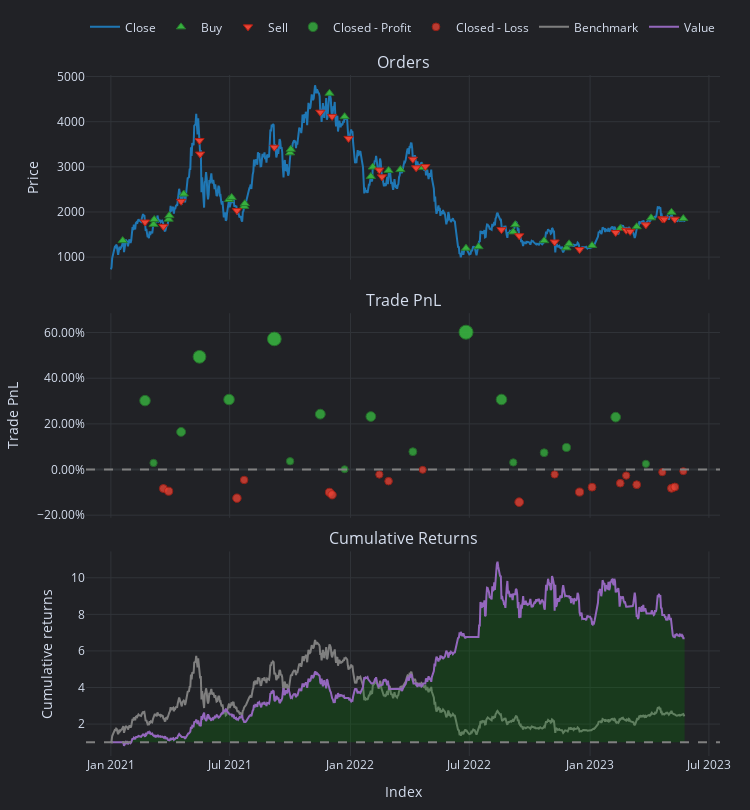

The cell this chart's notebook holds for it:
### Markdown cell above
Same, that makes sense. Feel free to copy the above cell and change it to any of the other factors, just look at pf.stats() to see each of the different metrics you can grab. win rate, calmar, max drawdown, etc. etc. 
In the next cell let's isolate the best max drawdown.

### Code cell
# Show the portfolio backtest simulation
# pf[13,9].plot().show() # you can call the pf object like a dictionary to get the backtest of a specific combination
# The above is the same as 
pf[best_sharpe_combination].plot().show()

### Figure 1 — Plotly figure (JSON) as saved in the notebook; plotly's stock layout.template omitted (floating-point values rounded to 4 significant figures; data arrays with more than 128 entries replaced by an {"elided": "..."} marker saying what was removed)
{"data": [{"legendgroup": "0", "line": {"color": "#1f77b4"}, "mode": "lines", "name": "Close", "showlegend": true, "type": "scatter", "uid": "66d21972-615f-4a13-9e21-793d2bc3968b", "x": {"elided": "875 str values"}, "xaxis": "x", "y": {"elided": "875 float values"}, "yaxis": "y"}, {"customdata": {"elided": "32x9 mixed values"}, "hovertemplate": "<br>Order Id: %{customdata[0]}\n<br>Signal Index: %{customdata[1]}\n<br>Creation Index: %{customdata[2]}\n<br>Fill Index: %{customdata[3]}\n<br>Size: %{customdata[4]:,}\n<br>Price: %{customdata[5]:,}\n<br>Fees: %{customdata[6]:,}\n<br>Type: %{customdata[7]}\n<br>Stop Type: %{customdata[8]}", "marker": {"color": "#37B13F", "line": {"color": "rgb(38,123,44)", "width": 1}, "size": 8, "symbol": "triangle-up"}, "mode": "markers", "name": "Buy", "type": "scatter", "uid": "26627341-2f70-4287-8856-b9adaea0035e", "x": ["2021-01-19T00:00:00+00:00", "2021-03-07T00:00:00+00:00", "2021-03-08T00:00:00+00:00", "2021-03-30T00:00:00+00:00", "2021-03-31T00:00:00+00:00", "2021-04-22T00:00:00+00:00", "2021-06-30T00:00:00+00:00", "2021-07-04T00:00:00+00:00", "2021-07-23T00:00:00+00:00", "2021-07-24T00:00:00+00:00", "2021-10-01T00:00:00+00:00", "2021-10-02T00:00:00+00:00", "2021-11-30T00:00:00+00:00", "2021-12-23T00:00:00+00:00", "2022-02-01T00:00:00+00:00", "2022-02-04T00:00:00+00:00", "2022-02-28T00:00:00+00:00", "2022-03-18T00:00:00+00:00", "2022-04-21T00:00:00+00:00", "2022-06-26T00:00:00+00:00", "2022-07-15T00:00:00+00:00", "2022-09-06T00:00:00+00:00", "2022-09-09T00:00:00+00:00", "2022-10-23T00:00:00+00:00", "2022-11-26T00:00:00+00:00", "2022-11-30T00:00:00+00:00", "2023-01-04T00:00:00+00:00", "2023-02-16T00:00:00+00:00", "2023-03-13T00:00:00+00:00", "2023-04-04T00:00:00+00:00", "2023-05-05T00:00:00+00:00", "2023-05-23T00:00:00+00:00"], "xaxis": "x", "y": [1365.0, 1726.0, 1833.0, 1840.0, 1919.0, 2398.0, 2276.0, 2323.0, 2124.0, 2185.0, 3310.0, 3388.0, 4630.0, 4111.0, 2787.0, 2995.0, 2921.0, 2939.0, 2984.0, 1198.0, 1231.0, 1559.0, 1718.0, 1364.0, 1206.0, 1294.0, 1257.0, 1638.0, 1673.0, 1870.0, 1993.0, 1854.0], "yaxis": "y"}, {"customdata": {"elided": "26x9 mixed values"}, "hovertemplate": "<br>Order Id: %{customdata[0]}\n<br>Signal Index: %{customdata[1]}\n<br>Creation Index: %{customdata[2]}\n<br>Fill Index: %{customdata[3]}\n<br>Size: %{customdata[4]:,}\n<br>Price: %{customdata[5]:,}\n<br>Fees: %{customdata[6]:,}\n<br>Type: %{customdata[7]}\n<br>Stop Type: %{customdata[8]}", "marker": {"color": "#EA4335", "line": {"color": "rgb(181,31,18)", "width": 1}, "size": 8, "symbol": "triangle-down"}, "mode": "markers", "name": "Sell", "type": "scatter", "uid": "6098fd81-5a2c-4b43-b283-b60d4b4ef5d5", "x": ["2021-02-22T00:00:00+00:00", "2021-03-22T00:00:00+00:00", "2021-04-18T00:00:00+00:00", "2021-05-16T00:00:00+00:00", "2021-05-17T00:00:00+00:00", "2021-07-12T00:00:00+00:00", "2021-09-07T00:00:00+00:00", "2021-11-16T00:00:00+00:00", "2021-12-04T00:00:00+00:00", "2021-12-29T00:00:00+00:00", "2022-02-14T00:00:00+00:00", "2022-02-18T00:00:00+00:00", "2022-04-06T00:00:00+00:00", "2022-04-11T00:00:00+00:00", "2022-04-25T00:00:00+00:00", "2022-08-19T00:00:00+00:00", "2022-09-15T00:00:00+00:00", "2022-11-08T00:00:00+00:00", "2022-12-16T00:00:00+00:00", "2023-02-09T00:00:00+00:00", "2023-02-25T00:00:00+00:00", "2023-03-03T00:00:00+00:00", "2023-03-27T00:00:00+00:00", "2023-04-21T00:00:00+00:00", "2023-04-24T00:00:00+00:00", "2023-05-10T00:00:00+00:00"], "xaxis": "x", "y": [1778.0, 1681.0, 2236.0, 3582.0, 3283.0, 2032.0, 3435.0, 4210.0, 4117.0, 3630.0, 2930.0, 2779.0, 3169.0, 2980.0, 3007.0, 1609.0, 1473.0, 1335.0, 1167.0, 1545.0, 1595.0, 1569.0, 1715.0, 1849.0, 1842.0, 1841.0], "yaxis": "y"}, {"customdata": [["0", "0", "2021-02-22 00:00:00+00:00", 30.19, 0.3019], ["1", "1", "2021-03-07 00:00:00+00:00", 3.766, 0.02893], ["4", "4", "2021-04-18 00:00:00+00:00", 18.32, 0.1648], ["5", "5", "2021-05-16 00:00:00+00:00", 63.95, 0.4938], ["6", "6", "2021-06-30 00:00:00+00:00", 59.34, 0.3067], ["9", "9", "2021-09-07 00:00:00+00:00", 120.7, 0.5721], ["10", "10", "2021-10-01 00:00:00+00:00", 12.04, 0.0363], ["11", "11", "2021-11-16 00:00:00+00:00", 83.41, 0.2426], ["14", "14", "2021-12-23 00:00:00+00:00", 0.485, 0.001418], ["15", "15", "2022-02-01 00:00:00+00:00", 79.51, 0.2322], ["18", "18", "2022-04-06 00:00:00+00:00", 30.6, 0.07812], ["20", "20", "2022-06-26 00:00:00+00:00", 253.7, 0.6016], ["21", "21", "2022-08-19 00:00:00+00:00", 207.3, 0.3068], ["22", "22", "2022-09-06 00:00:00+00:00", 27.43, 0.03108], ["24", "24", "2022-10-23 00:00:00+00:00", 57.5, 0.07371], ["26", "26", "2022-11-26 00:00:00+00:00", 79.31, 0.09677], ["29", "29", "2023-02-09 00:00:00+00:00", 171.6, 0.2295], ["33", "33", "2023-03-27 00:00:00+00:00", 19.61, 0.02496]], "hovertemplate": "<br>Exit Trade Id: %{customdata[0]}\n<br>Position Id: %{customdata[1]}\n<br>Exit Index: %{customdata[2]}\n<br>PnL: %{customdata[3]:,}\n<br>Return: %{customdata[4]:,%}", "marker": {"color": "#37B13F", "line": {"color": "rgb(38,123,44)", "width": 1}, "opacity": [0.8251, 0.7569, 0.7909, 0.8731, 0.8263, 0.8926, 0.7587, 0.8103, 0.75, 0.8077, 0.7692, 0.9, 0.8263, 0.7574, 0.7681, 0.7739, 0.807, 0.7559], "size": [10.51, 7.322, 8.906, 12.74, 10.56, 13.66, 7.408, 9.814, 7.002, 9.693, 7.896, 14, 10.56, 7.347, 7.844, 8.113, 9.661, 7.276], "symbol": "circle"}, "mode": "markers", "name": "Closed - Profit", "type": "scatter", "uid": "09f44d03-723f-4b17-99c9-6bf04fb25bb0", "x": ["2021-02-22T00:00:00+00:00", "2021-03-07T00:00:00+00:00", "2021-04-18T00:00:00+00:00", "2021-05-16T00:00:00+00:00", "2021-06-30T00:00:00+00:00", "2021-09-07T00:00:00+00:00", "2021-10-01T00:00:00+00:00", "2021-11-16T00:00:00+00:00", "2021-12-23T00:00:00+00:00", "2022-02-01T00:00:00+00:00", "2022-04-06T00:00:00+00:00", "2022-06-26T00:00:00+00:00", "2022-08-19T00:00:00+00:00", "2022-09-06T00:00:00+00:00", "2022-10-23T00:00:00+00:00", "2022-11-26T00:00:00+00:00", "2023-02-09T00:00:00+00:00", "2023-03-27T00:00:00+00:00"], "xaxis": "x2", "y": [0.3019, 0.02893, 0.1648, 0.4938, 0.3067, 0.5721, 0.0363, 0.2426, 0.001418, 0.2322, 0.07812, 0.6016, 0.3068, 0.03108, 0.07371, 0.09677, 0.2295, 0.02496], "yaxis": "y2"}, {"customdata": [["2", "2", "2021-03-22 00:00:00+00:00", -11.12, -0.08303], ["3", "3", "2021-03-30 00:00:00+00:00", -11.65, -0.09488], ["7", "7", "2021-07-12 00:00:00+00:00", -31.68, -0.1253], ["8", "8", "2021-07-23 00:00:00+00:00", -10.09, -0.04561], ["12", "12", "2021-11-30 00:00:00+00:00", -42.67, -0.09989], ["13", "13", "2021-12-04 00:00:00+00:00", -42.6, -0.1108], ["16", "16", "2022-02-14 00:00:00+00:00", -9.19, -0.02178], ["17", "17", "2022-02-28 00:00:00+00:00", -21.01, -0.0509], ["19", "19", "2022-04-21 00:00:00+00:00", -0.5442, -0.001289], ["23", "23", "2022-09-15 00:00:00+00:00", -130.0, -0.1429], ["25", "25", "2022-11-08 00:00:00+00:00", -18.07, -0.02157], ["27", "27", "2022-12-16 00:00:00+00:00", -88.63, -0.0986], ["28", "28", "2023-01-04 00:00:00+00:00", -62.55, -0.07719], ["30", "30", "2023-02-16 00:00:00+00:00", -55.02, -0.05985], ["31", "31", "2023-02-25 00:00:00+00:00", -22.83, -0.02641], ["32", "32", "2023-03-13 00:00:00+00:00", -55.76, -0.06627], ["34", "34", "2023-04-21 00:00:00+00:00", -9.296, -0.01154], ["35", "35", "2023-05-05 00:00:00+00:00", -65.46, -0.08223], ["36", "36", "2023-05-10 00:00:00+00:00", -55.88, -0.07649], ["37", "37", "2023-05-23 00:00:00+00:00", -4.842, -0.007176]], "hovertemplate": "<br>Exit Trade Id: %{customdata[0]}\n<br>Position Id: %{customdata[1]}\n<br>Exit Index: %{customdata[2]}\n<br>PnL: %{customdata[3]:,}\n<br>Return: %{customdata[4]:,%}", "marker": {"color": "#EA4335", "line": {"color": "rgb(181,31,18)", "width": 1}, "opacity": [0.7704, 0.7734, 0.781, 0.7611, 0.7746, 0.7774, 0.7551, 0.7624, 0.75, 0.7854, 0.7551, 0.7743, 0.769, 0.7646, 0.7563, 0.7662, 0.7526, 0.7702, 0.7688, 0.7515], "size": [7.953, 8.091, 8.446, 7.517, 8.15, 8.277, 7.239, 7.578, 7, 8.651, 7.237, 8.135, 7.885, 7.683, 7.293, 7.758, 7.12, 7.944, 7.877, 7.069], "symbol": "circle"}, "mode": "markers", "name": "Closed - Loss", "type": "scatter", "uid": "f424c57d-211f-4dc9-bbf4-eae6cadc0f85", "x": ["2021-03-22T00:00:00+00:00", "2021-03-30T00:00:00+00:00", "2021-07-12T00:00:00+00:00", "2021-07-23T00:00:00+00:00", "2021-11-30T00:00:00+00:00", "2021-12-04T00:00:00+00:00", "2022-02-14T00:00:00+00:00", "2022-02-28T00:00:00+00:00", "2022-04-21T00:00:00+00:00", "2022-09-15T00:00:00+00:00", "2022-11-08T00:00:00+00:00", "2022-12-16T00:00:00+00:00", "2023-01-04T00:00:00+00:00", "2023-02-16T00:00:00+00:00", "2023-02-25T00:00:00+00:00", "2023-03-13T00:00:00+00:00", "2023-04-21T00:00:00+00:00", "2023-05-05T00:00:00+00:00", "2023-05-10T00:00:00+00:00", "2023-05-23T00:00:00+00:00"], "xaxis": "x2", "y": [-0.08303, -0.09488, -0.1253, -0.04561, -0.09989, -0.1108, -0.02178, -0.0509, -0.001289, -0.1429, -0.02157, -0.0986, -0.07719, -0.05985, -0.02641, -0.06627, -0.01154, -0.08223, -0.07649, -0.007176], "yaxis": "y2"}, {"legendgroup": "1", "line": {"color": "#7f7f7f"}, "mode": "lines", "name": "Benchmark", "showlegend": true, "type": "scatter", "uid": "b0a08e57-070e-4206-ab0e-7a46dc098852", "x": {"elided": "875 str values"}, "xaxis": "x3", "y": {"elided": "875 float values"}, "yaxis": "y3"}, {"hoverinfo": "skip", "line": {"color": "rgba(0, 0, 0, 0)", "width": 0}, "mode": "lines", "opacity": 0, "showlegend": false, "type": "scatter", "uid": "86a8a4a2-b1b7-4bab-babd-c234d6d76547", "x": {"elided": "875 str values"}, "xaxis": "x3", "y": {"elided": "875 int values"}, "yaxis": "y3"}, {"connectgaps": false, "fill": "tonexty", "fillcolor": "rgba(0, 128, 0, 0.25)", "hoverinfo": "skip", "line": {"color": "rgba(0, 0, 0, 0)", "width": 0}, "mode": "lines", "opacity": 0, "showlegend": false, "type": "scatter", "uid": "67c22bb8-5b36-4d2b-9c73-e5f7c8babdc3", "x": {"elided": "875 str values"}, "xaxis": "x3", "y": {"elided": "875 float values"}, "yaxis": "y3"}, {"hoverinfo": "skip", "line": {"color": "rgba(0, 0, 0, 0)", "width": 0}, "mode": "lines", "opacity": 0, "showlegend": false, "type": "scatter", "uid": "00f3c1c3-6f69-44a1-aeb4-1b739b6bb358", "x": {"elided": "875 str values"}, "xaxis": "x3", "y": {"elided": "875 int values"}, "yaxis": "y3"}, {"connectgaps": false, "fill": "tonexty", "fillcolor": "rgba(255, 0, 0, 0.25)", "hoverinfo": "skip", "line": {"color": "rgba(0, 0, 0, 0)", "width": 0}, "mode": "lines", "opacity": 0, "showlegend": false, "type": "scatter", "uid": "d71c1fe7-86f7-4746-9fd4-e4cdd49cc6e6", "x": {"elided": "875 str values"}, "xaxis": "x3", "y": {"elided": "875 float values"}, "yaxis": "y3"}, {"legendgroup": "2", "line": {"color": "#9467bd"}, "mode": "lines", "name": "Value", "showlegend": true, "type": "scatter", "uid": "6902c32f-8fcc-439c-b807-17557d13ff02", "x": {"elided": "875 str values"}, "xaxis": "x3", "y": {"elided": "875 float values"}, "yaxis": "y3"}, {"hoverinfo": "skip", "line": {"color": "rgba(0, 0, 0, 0)", "width": 0}, "mode": "lines", "opacity": 0, "showlegend": false, "type": "scatter", "uid": "04ed8560-f846-469e-adea-12d8b9d6e789", "x": {"elided": "875 str values"}, "xaxis": "x3", "y": {"elided": "875 int values"}, "yaxis": "y3"}], "layout": {"annotations": [{"font": {"size": 16}, "showarrow": false, "text": "Orders", "x": 0.5, "xanchor": "center", "xref": "paper", "y": 1, "yanchor": "bottom", "yref": "paper"}, {"font": {"size": 16}, "showarrow": false, "text": "Trade PnL", "x": 0.5, "xanchor": "center", "xref": "paper", "y": 0.6502, "yanchor": "bottom", "yref": "paper"}, {"font": {"size": 16}, "showarrow": false, "text": "Cumulative Returns", "x": 0.5, "xanchor": "center", "xref": "paper", "y": 0.3004, "yanchor": "bottom", "yref": "paper"}], "height": 810, "legend": {"orientation": "h", "traceorder": "normal", "x": 1, "xanchor": "right", "y": 1.049, "yanchor": "bottom"}, "margin": {"b": 30, "l": 30, "r": 30, "t": 30}, "shapes": [{"line": {"color": "gray", "dash": "dash"}, "type": "line", "x0": 0, "x1": 1, "xref": "paper", "y0": 0, "y1": 0, "yref": "y2"}, {"line": {"color": "gray", "dash": "dash"}, "type": "line", "x0": 0, "x1": 1, "xref": "paper", "y0": 1, "y1": 1, "yref": "y3"}], "showlegend": true, "width": 750, "xaxis": {"anchor": "y", "domain": [0, 1], "matches": "x3", "showticklabels": false}, "xaxis2": {"anchor": "y2", "domain": [0, 1], "matches": "x3", "showticklabels": false}, "xaxis3": {"anchor": "y3", "domain": [0, 1], "title": {"text": "Index"}}, "yaxis": {"anchor": "x", "domain": [0.6996, 1], "title": {"text": "Price"}}, "yaxis2": {"anchor": "x2", "domain": [0.3498, 0.6502], "tickformat": ".2%", "title": {"text": "Trade PnL"}}, "yaxis3": {"anchor": "x3", "domain": [0, 0.3004], "title": {"text": "Cumulative returns"}}}}
